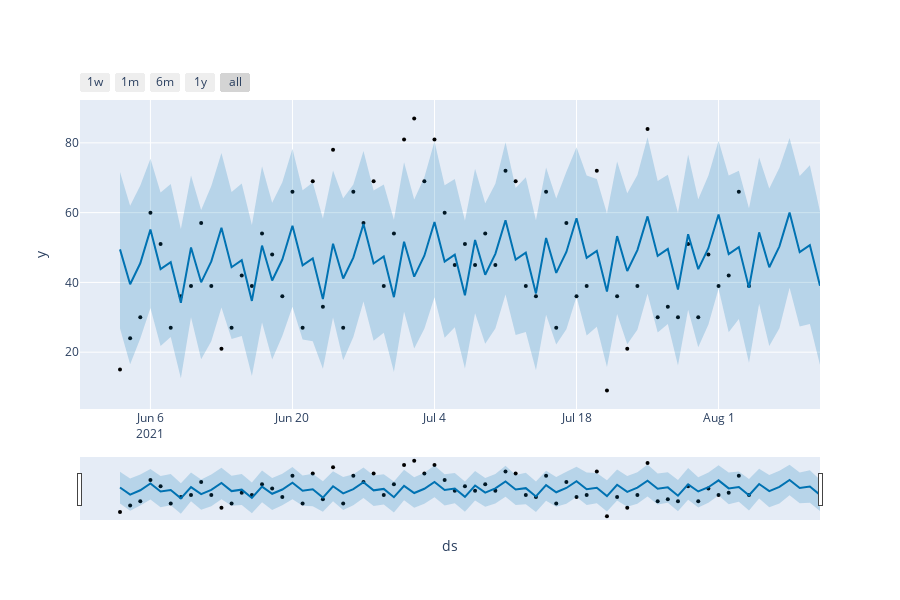

The notebook cell saved with this chart:
### Code cell
plot_plotly(prophet, forecast)
